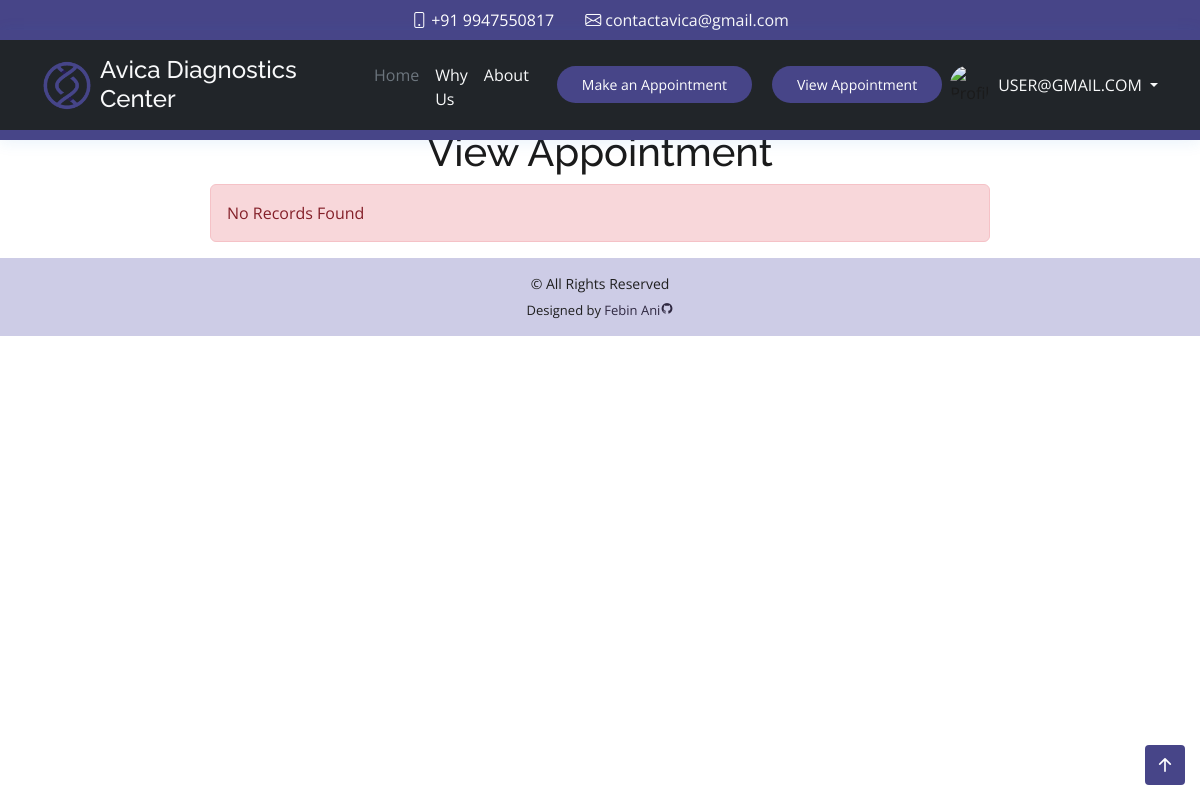
Before: /view.php (signed in) with the older database file.
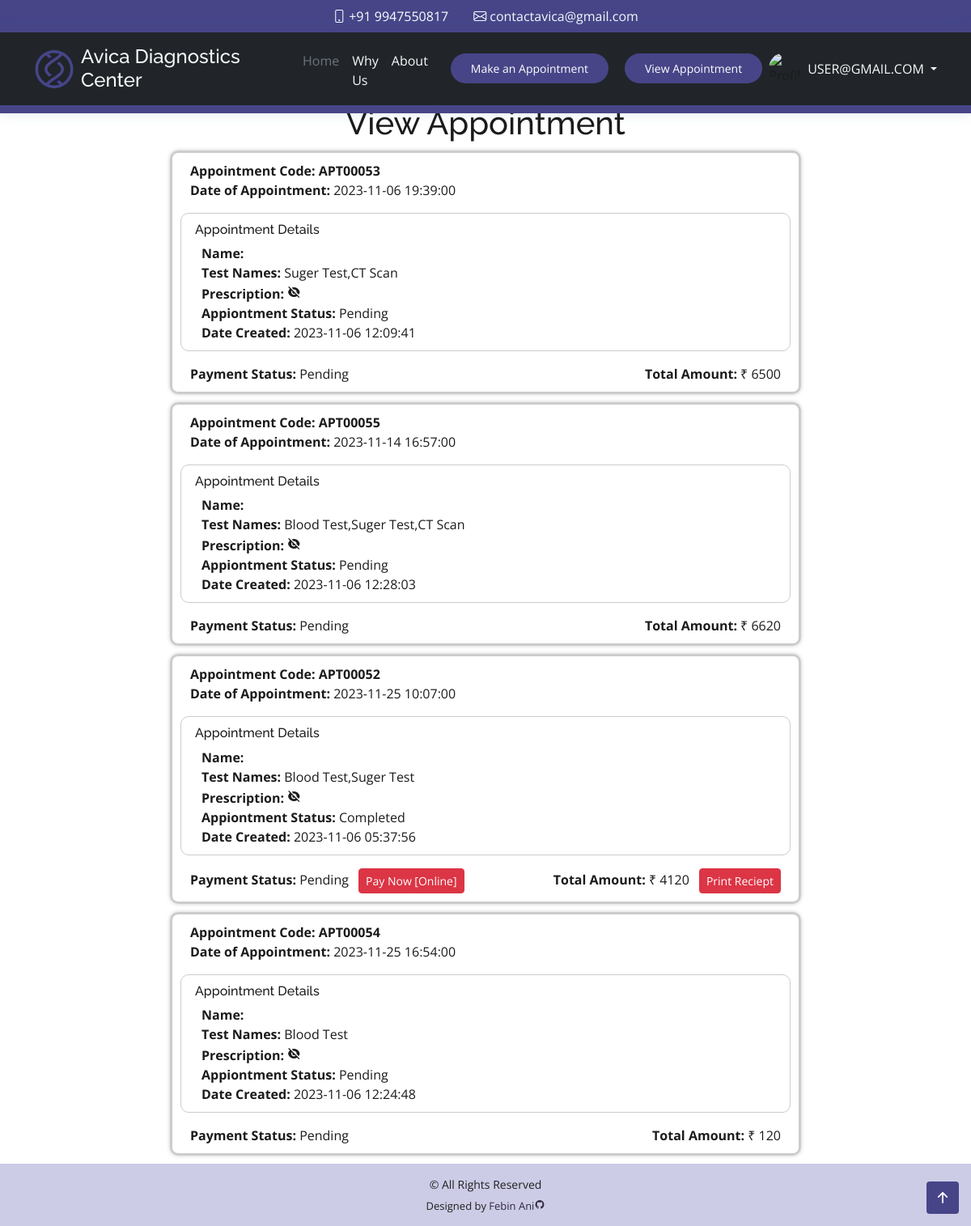
After: the same page with the newer database file.
### tables this page shows
CREATE TABLE `tb_appointment_list` (
  `apt_id` int(10) NOT NULL,
  `code` varchar(100) NOT NULL,
  `user_id` int(10) NOT NULL,
  `schedule` datetime NOT NULL,
  `pres` varchar(150) NOT NULL,
  `price` int(10) NOT NULL,
  `status` int(50) NOT NULL,
  `date_created` datetime NOT NULL,
  `date_updated` datetime DEFAULT NULL
);

### view.php (the view, shortened to what this page needs)
<?php
  include('constant/securityhome.php');
  include('constant/topbar.php');
  include('constant/header.php');
?>
<h1 class="containercenter">Appointment</h1><br><br><br>
<div class="row-container ">
    <h1 class="containercenter">View Appointment</h1>
    <?php
    $id = $_SESSION['id'];
    $sql = "SELECT
                al.*,
                GROUP_CONCAT(DISTINCT t.test_name ORDER BY t.test_id) AS testNames
            FROM
                tb_appointment_list AS al
            LEFT JOIN
                tb_appointment AS a ON al.code = a.apt_code
            LEFT JOIN
                tb_test AS t ON a.test_id = t.test_id
            WHERE
                al.user_id = $id
            GROUP BY al.code
            ORDER BY al.schedule";
    $res = mysqli_query($conn, $sql);
    if (mysqli_num_rows($res) > 0) {
        while ($row = mysqli_fetch_array($res)) {
            $code = $row['code'];
            $testNames = $row['testNames'];
            $schedule = $row['schedule'];
            $pres = $row['pres'];
            $price = $row['price'];
            $status = $row['status'];
            $paymentStatus = $row['payment_status'];
            $dateCreated = $row['date_created'];
            ?>
            <div class="row">
                <span><b>Appointment Code:
                    <?php echo $code ?>
                </b></span>
                <br>
                <span><b>Date of Appointment:</b>
                    <?php echo $schedule; ?>
                </span>
                <br>
                <div class="mt-3 view">
                    <h6 class="ms-3">Appointment Details</h6>
                    <span class="ms-4"><b>Name:</b>
                    </span>
                    <br>
                    <span class="ms-4"><b>Test Names:</b>
                        <?php echo $testNames; ?>
                    </span>
                    <br>
                    <span class="ms-4"><b>Prescription: </b>
                        <?php if($pres!==""){
                        ?>
                            <a class=" link-dark" href=<?php echo "assets/upload/".$row["pres"]; ?> >  <i class="ri-eye-fill"></i></a>
                        <?php
                        } else {
                        ?>
                            <i  class="ri-eye-off-fill"></i>
                        <?php
                        }?>
                    </span>
                    <br>
                    <span class="ms-4"><b>Appiontment Status:</b>
                        <?php if($status==0){
                        ?>
                            Pending
                        <?php
                        } elseif($status==1) {
                        ?>
                            Approved
                        <?php
                        } else {
                        ?>
                            Completed
                        <?php
                        } ?>
                    </span>
                    <br>
                    <span class="ms-4"><b>Date Created:</b>
                        <?php echo $dateCreated ?>
                    </span>
                </div>
                <div class="mt-3 d-flex justify-content-between">
                <span ><b>Payment Status:</b>
                    <?php if($paymentStatus==0){
                    ?>
                        Pending
                        <?php if($status >= 1){
                        ?>
                            <button class="ms-2 btn btn-danger btn-sm">Pay Now [Online]</button>
                        <?php } ?>
                    <?php
                    } else {
                    ?>
                        Completed
                    <?php
                    } ?>
                </span>
                <span><b>Total Amount:</b> ₹
                    <?php echo $price ;
                    if($status == "2"){ ?>
                    <button class="ms-2 btn btn-danger btn-sm">Print Reciept</button>
                    <?php } ?>
                </span>
                </div>
            </div>
        <?php }
        } else {
        ?>
            <div class="alert alert-danger alert-dismissible fade show" role="alert">
                <?php echo 'No Records Found' ?>
            </div>
        <?php
        }
        ?>
</div>
<?php
include('constant/footer.php');
?>

Changed rows visible on the page:
added tb_appointment_list: code "APT00053", schedule "2023-11-06 19:39:00", testNames "Suger Test,CT Scan", status "Pending", date_created "2023-11-06 12:09:41", price "6500"
added tb_appointment_list: code "APT00055", schedule "2023-11-14 16:57:00", testNames "Blood Test,Suger Test,CT Scan", status "Pending", date_created "2023-11-06 12:28:03", price "6620"
added tb_appointment_list: code "APT00052", schedule "2023-11-25 10:07:00", testNames "Blood Test,Suger Test", status "Completed", date_created "2023-11-06 05:37:56", price "4120"
added tb_appointment_list: code "APT00054", schedule "2023-11-25 16:54:00", testNames "Blood Test", status "Pending", date_created "2023-11-06 12:24:48", price "120"
Other visible differences:
text no longer shown: "No Records Found"
